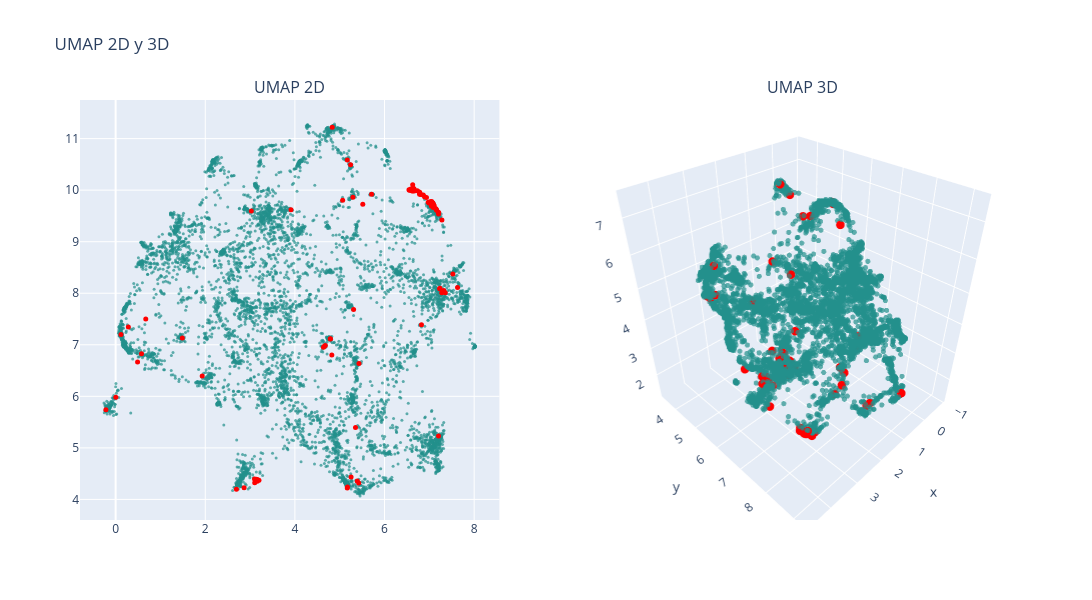

The cell this chart's notebook holds for it:
### Markdown cell above
### UMAP

### Code cell
# n_neighbors = 200
# n_neighbors = int(len(df) / k)

n_neighbors = 50 # 6.5x minutos, resultado: vision mas global, no se distinguen tanto los clusters
# n_neighbors = 20 # 2.5x minutos, resultado: no se distinguen los clusters
# n_neighbors = 10 # 1.5x minutos, resultado: puntos muy juntos, se distinguen los clusters
# n_neighbors = 5 # x minutos, resultado: se distinguen bien los clusters, se ven un poco desconectados

min_dist = 0

# UMAP 2D
reducer_2d = umap.UMAP(n_neighbors=n_neighbors, min_dist=min_dist, n_components=2, random_state=0)
embedding_2d = reducer_2d.fit_transform(df_vectorized)
df['umap2d_1'] = embedding_2d[:, 0]
df['umap2d_2'] = embedding_2d[:, 1]

# UMAP 3D
reducer_3d = umap.UMAP(n_neighbors=n_neighbors, min_dist=min_dist, n_components=3, random_state=0)
embedding_3d = reducer_3d.fit_transform(df_vectorized)
df['umap3d_1'] = embedding_3d[:, 0]
df['umap3d_2'] = embedding_3d[:, 1]
df['umap3d_3'] = embedding_3d[:, 2]

# Graficar
colors = np.ones(len(df))  # Color base
colors_knn = np.zeros(len(df))  # Color para los KNN
colors_knn[knn_idxs[0]] = 1  # Resaltar los KNN

fig = make_subplots(rows=1, cols=2, subplot_titles=("UMAP 2D", "UMAP 3D"), 
                    specs=[[{"type": "scatter"}, {"type": "scatter3d"}]])

# Puntos normales (fondo)
fig.add_trace(
    go.Scatter(x=df['umap2d_1'], y=df['umap2d_2'], mode='markers',
               marker=dict(color=colors, colorscale='Viridis', size=3, opacity=0.7), 
               text=data['title'],
               hovertemplate="Titulo: %{text}<br>x: %{x}<br>y: %{y}<extra></extra>"),
    row=1, col=1)

# Puntos resaltados (delante)
fig.add_trace(
    go.Scatter(x=df.loc[knn_idxs[0], 'umap2d_1'], 
               y=df.loc[knn_idxs[0], 'umap2d_2'], 
               mode='markers',
               marker=dict(color='red', size=5, opacity=1), 
               text=data.loc[knn_idxs[0], 'title'], 
               hovertemplate="Titulo: %{text}<br>x: %{x}<br>y: %{y}<extra></extra>"),
    row=1, col=1)

# Puntos normales en 3D (fondo)
fig.add_trace(
    go.Scatter3d(x=df['umap3d_1'], y=df['umap3d_2'], z=df['umap3d_3'], mode='markers',
                 marker=dict(color=colors, colorscale='Viridis', size=3, opacity=0.7), 
                 text=data['title'],
                 hovertemplate="Cluster: %{text}<br>x: %{x}<br>y: %{y}<br>z: %{z}<extra></extra>"),
    row=1, col=2)

# Puntos resaltados en 3D (delante)
fig.add_trace(
    go.Scatter3d(x=df.loc[knn_idxs[0], 'umap3d_1'], 
                 y=df.loc[knn_idxs[0], 'umap3d_2'], 
                 z=df.loc[knn_idxs[0], 'umap3d_3'], 
                 mode='markers',
                 marker=dict(color='red', size=5, opacity=1), 
                 text=data.loc[knn_idxs[0], 'title'], 
                 hovertemplate="Cluster: %{text}<br>x: %{x}<br>y: %{y}<br>z: %{z}<extra></extra>"),
    row=1, col=2)

fig.update_layout(height=600, width=1200, title_text="UMAP 2D y 3D", showlegend=False)
fig.show()

### Figure 1 — Plotly figure (JSON) as saved in the notebook; plotly's stock layout.template omitted (floating-point values rounded to 4 significant figures; data arrays with more than 128 entries replaced by an {"elided": "..."} marker saying what was removed)
{"data": [{"hovertemplate": "Titulo: %{text}<br>x: %{x}<br>y: %{y}<extra></extra>", "marker": {"color": {"elided": "6614 float values"}, "colorscale": [[0, "#440154"], [0.1111, "#482878"], [0.2222, "#3e4989"], [0.3333, "#31688e"], [0.4444, "#26828e"], [0.5556, "#1f9e89"], [0.6667, "#35b779"], [0.7778, "#6ece58"], [0.8889, "#b5de2b"], [1, "#fde725"]], "opacity": 0.7, "size": 3}, "mode": "markers", "text": {"elided": "6614 str values"}, "type": "scatter", "x": {"elided": "6614 float values"}, "xaxis": "x", "y": {"elided": "6614 float values"}, "yaxis": "y"}, {"hovertemplate": "Titulo: %{text}<br>x: %{x}<br>y: %{y}<extra></extra>", "marker": {"color": "red", "opacity": 1, "size": 5}, "mode": "markers", "text": ["application of neural network controller and policy gradient reinforcement learning on modular multilevel converter mmc a proof of concept", "state of charge soc balancing of battery modular multilevel management bm3 converter using q learning", "reinforcement learning based modulation for balancing capacitor voltage and thermal stress to enhance current capability of mmcs", "optimized real time control for modular multilevel converters using adaptive neural networks", "open circuit fault diagnosis for a modular multilevel converter based on hybrid machine learning", "inverse application of artificial intelligence for the control of power converters", "neural network controller based on direct and indirect model predictive for modular multilevel converters", "machine learning emulation of model predictive control for modular multilevel converters", "level increased ishe modulation method for modular multilevel converters based on ddpg", "artificial intelligence applications in the control and performance improvement of modular multilevel converters a review", "machine learning based modeling for real time inferencer in the loop hardware emulation of high speed rail microgrid", "machine learning enhanced predictive control for modular multilevel converters in hvdc transmission systems", "predictor based data driven model free adaptive predictive control of power converters using machine learning", "neural network based model predictive control approach for modular multilevel converters", "an open circuit fault detection and location strategy for mmc with feature extraction and random forest", "compound fault diagnosis method of modular multilevel converter based on improved capsule network", "machine learning based operating region extension of modular multilevel converters under unbalanced grid faults", "fault diagnosis for modular multilevel converter mmc based on deep learning an edge implementation using binary neural network", "hybrid condition monitoring for power converters learning based methods with statistical guarantees", "reinforcement learning based false data injection attacks detector for modular multilevel converters", "reinforcement learning based method to exploit vulnerabilities of false data injection attack detectors in modular multilevel converters", "dc short circuit fault detection for mmc hvdc grid based on improved dbn and dc fault current statistical features", "capacitor monitoring for modular multilevel converters based on intelligent algorithm", "neural network based model predictive controllers for modular multilevel converters", "transfer learning based online impedance identification for modular multilevel converters", "a connectionist based approach for reducing the number of voltage sensors in modular multilevel converter", "condition monitoring for power converters via deep one class classification", "design and analysis of the model predictive control implemented by the ann technique for mmc based rectifier with improved grid adaptability", "health management of power electronics systems", "an open circuit faults diagnosis method based on xg boost used in mmc", "auto tuned model predictive control based neural network controller for modular multilevel converters", "artificial neural network based pi control of battery energy storage system connected with mmc hvdc system", "denoising and voltage estimation in modular multilevel converters using deep neural networks", "data driven impedance identification and stability online assessment of wind farm connected with mmc hvdc", "an ultra high speed mmc hvdc fault location algorithm based on regression neural network", "open circuit fault diagnosis for modular multilevel converter using wavelet neural network", "fault diagnosis of modular multilevel converter based on 1dcnn and lstm network", "data driven impedance identification and stability online assessment of dfig based wind farm integration with mmc hvdc", "power management systems for harmonic elimination using federated learning approach", "igbt open circuit fault diagnosis method for a modular multilevel converter based on pnn md", "fault identification method of mmc hvdc based on gru neural network", "deep convolution neural network based fault detection and identification for modular multilevel converters", "gwo based pi controller assisted half bridge sub module mmc for hybrid energy system", "transfer learning framework for impedance characterization of modular multilevel converters", "physical mechanism and data hybrid modeling for device level emulation of modular multilevel converter", "capacitor parameter estimation based on wavelet transform and convolution neural network", "distributed neural network observer for submodule capacitor voltage estimation in modular multilevel converters", "overview of modeling schemes for mmc converter in flexible dc distribution network", "an on line capacitor condition monitoring method based on switching frequencies for modular multilevel converters", "adaptive fault current limiting strategy for flexible dc power grids based on deep neural networks", "thermal estimation of modular multilevel converter submodule using deep regression on gru and lstm network", "parameters inversion of equivalent rlc fault circuit for mmc hvdc grid based on bp neural network", "neural network trained cold plate models for modular converter exploration", "application of artificial intelligence to diagnose faults of grid tied solar power systems", "bayesian regularization based mpc for a hybrid modular multilevel converter", "data driven neural predictors based robust mpc for power converters", "real time fault detection and identification for mmc using 1 d convolutional neural networks", "neural predictor based low switching frequency fcs mpc for mmc with online weighting factors tuning", "estimation of battery parameters in cascaded half bridge converters with reduced voltage sensors", "sub module capacitor voltage balancing control based on model prediction", "fault diagnosis of modular multilevel converter based on rnn and wavelet analysis", "a fast data driven method for submodule open circuit fault localization in a modular multilevel converter", "supervisory real time multidomain modeling and hardware emulation of fuel cell hybrid electric bus behavioral transients", "single ended fault detection scheme using support vector machine for multi terminal direct current systems based on modular multilevel converter", "dcscf detection method of mmc dc grid based on statistical feature and dbn softmax", "neural predictor based dynamic surface predictive control for power converters", "short time wavelet entropy integrating improved lstm for fault diagnosis of modular multilevel converter", "data driven parameter inversion for dc fault current analytical solution of modular multilevel converter based high voltage dc grid", "voltage estimation for diode clamped mmcs based on a simplified neural network", "improving the resilience of modular multilevel converters using concurrent estimators", "an improved resnet based method for online assessment of the aging state of mmc sub module capacitors", "reliability improvement of mmc in energy storage system using ann based sensorless estimation for sub module voltages", "igbt open circuit fault diagnosis based on improved support vector machine", "new power electronic interface combining dc transmission a medium frequency bus and an ac ac converter to integrate deep sea facilities with the ac grid", "a novel concept for modular multilevel universal power controller mupc ", "data driven modeling of modular multilevel converters based on hht and cnn lstm am neural network", "modeling and simulation of modular multilevel converter", "ac side impedance based stability assessment in grid forming modular multilevel converters", "data driven fault detection of multiple open circuit faults for mmc systems based on long short term memory networks", "submodule fault detection in mmcs using support vector classification", "fault diagnosis of submodule open circuit failures for modular multilevel converters with the data processing of sensors", "fault analysis and voltage support strategy through equivalent line impedances for mmcs in ac dc hybrid distribution networks under asymmetrical faults", "open circuit fault detection and location in mmcs with multivariate gaussian distribution", "effective voltage balancing control for modular multilevel converter without current sensors", "design and simulation of marine electromagnetic transmission system", "an open circuit faults diagnosis method for mmc based on extreme gradient boosting", "event triggered neural predictor based fcs mpc for mmc", "predictor based neural network finite set predictive control for modular multilevel converter", "fault isolation method for smart dc distribution networks with multiple types of converters", "novel distributed control platform and algorithm for a modular multilevel matrix converter", "switch open circuit fault localization strategy for mmcs using sliding time window based features extraction algorithm", "review on control strategy for flexible ac dc hybrid distribution network based on modular multi level converter topology", "control strategies of mmc hvdc connected to passive networks", "optimal modulation method for modular multilevel converters in medium voltage dc distribution networks", "parameter estimation of batteries in mmcs with parallel connectivity using pso", "a novel strategy for dc distribution start up based on mmc", "disortnet a network protocol with distributed sorting for modular multilevel converters", "multiple igbt open circuit fault diagnosis strategy for mmc using feature reconstruction based recurrent neural network", "communication aspects in the distributed control architecture of a modular multilevel converter", "design and verification of a dc direct mounted energy storage topology"], "type": "scatter", "x": [6.644, 6.661, 6.648, 6.617, 6.995, 6.632, 6.622, 6.64, 3.027, 6.624, 6.621, 6.663, 3.137, 6.592, 7.083, 6.893, 6.622, 6.787, 7.072, 4.655, 4.679, 7.198, 6.611, 2.866, 5.168, 6.567, 7.109, 6.604, 6.782, 7.085, 6.596, 0.4897, 6.546, 5.424, 7.63, 7.053, 6.864, 5.391, 6.587, 7.043, 7.078, 7.096, 0.004331, 5.173, 6.733, 6.81, 5.711, 7.23, 5.242, 7.525, 6.628, 7.238, 4.832, -0.2169, 2.695, 3.16, 7.152, 3.161, 0.1191, 5.515, 7.019, 7.105, 5.43, 7.281, 7.209, 3.198, 7.073, 7.322, 5.066, 4.638, 5.17, 6.557, 7.031, 7.206, 1.932, 6.774, 1.489, 5.253, 6.936, 7.207, 7.061, 7.356, 7.165, 5.295, 0.672, 6.974, 3.099, 3.103, 7.277, 4.824, 7.147, 6.825, 5.352, 3.913, 0.2838, 5.31, 4.79, 7.078, 4.791, 0.5777], "xaxis": "x", "y": [10.03, 10.02, 10.03, 10.01, 9.753, 9.995, 10.0, 9.987, 9.594, 9.993, 9.985, 9.984, 4.389, 10.01, 9.737, 9.872, 10.01, 9.953, 9.756, 6.974, 6.984, 9.569, 9.987, 4.227, 4.223, 10.0, 9.699, 10.02, 9.921, 9.67, 10.01, 6.668, 10.01, 4.319, 8.11, 9.779, 9.904, 4.355, 10.02, 9.698, 9.693, 9.721, 5.985, 4.243, 9.988, 9.915, 9.919, 8.088, 10.49, 8.371, 10.11, 8.094, 11.22, 5.738, 4.198, 4.387, 9.626, 4.351, 7.198, 9.725, 9.777, 9.667, 6.636, 9.419, 9.569, 4.372, 9.749, 8.055, 9.804, 6.954, 10.58, 9.999, 9.769, 5.231, 6.395, 9.962, 7.133, 4.433, 9.858, 9.535, 9.7, 8.009, 9.612, 9.862, 7.502, 9.767, 4.398, 4.325, 8.01, 6.802, 9.638, 7.39, 5.394, 9.618, 7.344, 7.685, 7.114, 9.672, 7.119, 6.827], "yaxis": "y"}, {"hovertemplate": "Cluster: %{text}<br>x: %{x}<br>y: %{y}<br>z: %{z}<extra></extra>", "marker": {"color": {"elided": "6614 float values"}, "colorscale": [[0, "#440154"], [0.1111, "#482878"], [0.2222, "#3e4989"], [0.3333, "#31688e"], [0.4444, "#26828e"], [0.5556, "#1f9e89"], [0.6667, "#35b779"], [0.7778, "#6ece58"], [0.8889, "#b5de2b"], [1, "#fde725"]], "opacity": 0.7, "size": 3}, "mode": "markers", "scene": "scene", "text": {"elided": "6614 str values"}, "type": "scatter3d", "x": {"elided": "6614 float values"}, "y": {"elided": "6614 float values"}, "z": {"elided": "6614 float values"}}, {"hovertemplate": "Cluster: %{text}<br>x: %{x}<br>y: %{y}<br>z: %{z}<extra></extra>", "marker": {"color": "red", "opacity": 1, "size": 5}, "mode": "markers", "scene": "scene", "text": ["application of neural network controller and policy gradient reinforcement learning on modular multilevel converter mmc a proof of concept", "state of charge soc balancing of battery modular multilevel management bm3 converter using q learning", "reinforcement learning based modulation for balancing capacitor voltage and thermal stress to enhance current capability of mmcs", "optimized real time control for modular multilevel converters using adaptive neural networks", "open circuit fault diagnosis for a modular multilevel converter based on hybrid machine learning", "inverse application of artificial intelligence for the control of power converters", "neural network controller based on direct and indirect model predictive for modular multilevel converters", "machine learning emulation of model predictive control for modular multilevel converters", "level increased ishe modulation method for modular multilevel converters based on ddpg", "artificial intelligence applications in the control and performance improvement of modular multilevel converters a review", "machine learning based modeling for real time inferencer in the loop hardware emulation of high speed rail microgrid", "machine learning enhanced predictive control for modular multilevel converters in hvdc transmission systems", "predictor based data driven model free adaptive predictive control of power converters using machine learning", "neural network based model predictive control approach for modular multilevel converters", "an open circuit fault detection and location strategy for mmc with feature extraction and random forest", "compound fault diagnosis method of modular multilevel converter based on improved capsule network", "machine learning based operating region extension of modular multilevel converters under unbalanced grid faults", "fault diagnosis for modular multilevel converter mmc based on deep learning an edge implementation using binary neural network", "hybrid condition monitoring for power converters learning based methods with statistical guarantees", "reinforcement learning based false data injection attacks detector for modular multilevel converters", "reinforcement learning based method to exploit vulnerabilities of false data injection attack detectors in modular multilevel converters", "dc short circuit fault detection for mmc hvdc grid based on improved dbn and dc fault current statistical features", "capacitor monitoring for modular multilevel converters based on intelligent algorithm", "neural network based model predictive controllers for modular multilevel converters", "transfer learning based online impedance identification for modular multilevel converters", "a connectionist based approach for reducing the number of voltage sensors in modular multilevel converter", "condition monitoring for power converters via deep one class classification", "design and analysis of the model predictive control implemented by the ann technique for mmc based rectifier with improved grid adaptability", "health management of power electronics systems", "an open circuit faults diagnosis method based on xg boost used in mmc", "auto tuned model predictive control based neural network controller for modular multilevel converters", "artificial neural network based pi control of battery energy storage system connected with mmc hvdc system", "denoising and voltage estimation in modular multilevel converters using deep neural networks", "data driven impedance identification and stability online assessment of wind farm connected with mmc hvdc", "an ultra high speed mmc hvdc fault location algorithm based on regression neural network", "open circuit fault diagnosis for modular multilevel converter using wavelet neural network", "fault diagnosis of modular multilevel converter based on 1dcnn and lstm network", "data driven impedance identification and stability online assessment of dfig based wind farm integration with mmc hvdc", "power management systems for harmonic elimination using federated learning approach", "igbt open circuit fault diagnosis method for a modular multilevel converter based on pnn md", "fault identification method of mmc hvdc based on gru neural network", "deep convolution neural network based fault detection and identification for modular multilevel converters", "gwo based pi controller assisted half bridge sub module mmc for hybrid energy system", "transfer learning framework for impedance characterization of modular multilevel converters", "physical mechanism and data hybrid modeling for device level emulation of modular multilevel converter", "capacitor parameter estimation based on wavelet transform and convolution neural network", "distributed neural network observer for submodule capacitor voltage estimation in modular multilevel converters", "overview of modeling schemes for mmc converter in flexible dc distribution network", "an on line capacitor condition monitoring method based on switching frequencies for modular multilevel converters", "adaptive fault current limiting strategy for flexible dc power grids based on deep neural networks", "thermal estimation of modular multilevel converter submodule using deep regression on gru and lstm network", "parameters inversion of equivalent rlc fault circuit for mmc hvdc grid based on bp neural network", "neural network trained cold plate models for modular converter exploration", "application of artificial intelligence to diagnose faults of grid tied solar power systems", "bayesian regularization based mpc for a hybrid modular multilevel converter", "data driven neural predictors based robust mpc for power converters", "real time fault detection and identification for mmc using 1 d convolutional neural networks", "neural predictor based low switching frequency fcs mpc for mmc with online weighting factors tuning", "estimation of battery parameters in cascaded half bridge converters with reduced voltage sensors", "sub module capacitor voltage balancing control based on model prediction", "fault diagnosis of modular multilevel converter based on rnn and wavelet analysis", "a fast data driven method for submodule open circuit fault localization in a modular multilevel converter", "supervisory real time multidomain modeling and hardware emulation of fuel cell hybrid electric bus behavioral transients", "single ended fault detection scheme using support vector machine for multi terminal direct current systems based on modular multilevel converter", "dcscf detection method of mmc dc grid based on statistical feature and dbn softmax", "neural predictor based dynamic surface predictive control for power converters", "short time wavelet entropy integrating improved lstm for fault diagnosis of modular multilevel converter", "data driven parameter inversion for dc fault current analytical solution of modular multilevel converter based high voltage dc grid", "voltage estimation for diode clamped mmcs based on a simplified neural network", "improving the resilience of modular multilevel converters using concurrent estimators", "an improved resnet based method for online assessment of the aging state of mmc sub module capacitors", "reliability improvement of mmc in energy storage system using ann based sensorless estimation for sub module voltages", "igbt open circuit fault diagnosis based on improved support vector machine", "new power electronic interface combining dc transmission a medium frequency bus and an ac ac converter to integrate deep sea facilities with the ac grid", "a novel concept for modular multilevel universal power controller mupc ", "data driven modeling of modular multilevel converters based on hht and cnn lstm am neural network", "modeling and simulation of modular multilevel converter", "ac side impedance based stability assessment in grid forming modular multilevel converters", "data driven fault detection of multiple open circuit faults for mmc systems based on long short term memory networks", "submodule fault detection in mmcs using support vector classification", "fault diagnosis of submodule open circuit failures for modular multilevel converters with the data processing of sensors", "fault analysis and voltage support strategy through equivalent line impedances for mmcs in ac dc hybrid distribution networks under asymmetrical faults", "open circuit fault detection and location in mmcs with multivariate gaussian distribution", "effective voltage balancing control for modular multilevel converter without current sensors", "design and simulation of marine electromagnetic transmission system", "an open circuit faults diagnosis method for mmc based on extreme gradient boosting", "event triggered neural predictor based fcs mpc for mmc", "predictor based neural network finite set predictive control for modular multilevel converter", "fault isolation method for smart dc distribution networks with multiple types of converters", "novel distributed control platform and algorithm for a modular multilevel matrix converter", "switch open circuit fault localization strategy for mmcs using sliding time window based features extraction algorithm", "review on control strategy for flexible ac dc hybrid distribution network based on modular multi level converter topology", "control strategies of mmc hvdc connected to passive networks", "optimal modulation method for modular multilevel converters in medium voltage dc distribution networks", "parameter estimation of batteries in mmcs with parallel connectivity using pso", "a novel strategy for dc distribution start up based on mmc", "disortnet a network protocol with distributed sorting for modular multilevel converters", "multiple igbt open circuit fault diagnosis strategy for mmc using feature reconstruction based recurrent neural network", "communication aspects in the distributed control architecture of a modular multilevel converter", "design and verification of a dc direct mounted energy storage topology"], "type": "scatter3d", "x": [1.467, 1.472, 1.467, 1.444, 3.769, 1.445, 1.449, 1.266, -0.1606, 1.435, 1.492, 1.295, 1.262, 1.445, 3.807, 3.729, 1.447, 3.673, 3.883, 1.953, 1.947, 3.866, 1.495, 1.261, 2.818, 1.466, 3.888, 1.408, 2.231, 3.727, 1.336, 0.7886, 1.481, 2.888, 4.328, 3.825, 3.684, 2.888, -0.07192, 3.703, 3.895, 3.784, 1.205, 2.814, 3.593, 3.728, 1.732, 4.104, 1.534, 4.247, 3.46, 4.151, 1.185, 1.438, 1.068, 1.235, 3.869, 1.21, 0.03662, 1.286, 3.785, 3.736, 3.132, 3.956, 3.872, 1.221, 3.772, 4.215, 1.328, 1.885, 1.516, 1.493, 3.782, 3.431, 1.215, 3.63, 2.052, 2.726, 3.752, 3.88, 3.754, 4.223, 3.828, 1.547, 0.03357, 3.734, 1.197, 1.186, 4.09, 2.183, 3.752, 3.464, 2.384, 0.1768, 0.05471, 2.287, 2.194, 3.683, 2.18, 0.6118], "y": [5.573, 5.578, 5.575, 5.501, 8.491, 5.439, 5.453, 5.147, 6.721, 5.398, 5.442, 5.191, 4.894, 5.429, 8.545, 8.376, 5.444, 8.341, 8.437, 5.747, 5.737, 8.47, 5.56, 5.121, 3.478, 5.533, 8.423, 5.404, 6.124, 8.473, 5.21, 5.27, 5.512, 3.424, 7.728, 8.33, 8.366, 3.479, 6.788, 8.486, 8.273, 8.43, 5.211, 3.466, 8.303, 8.323, 7.476, 7.376, 8.447, 7.761, 8.352, 7.298, 9.233, 5.111, 4.684, 4.811, 8.416, 4.795, 5.619, 7.243, 8.347, 8.557, 5.275, 8.342, 8.461, 4.796, 8.346, 7.371, 7.439, 5.743, 8.529, 5.582, 8.38, 4.76, 5.216, 8.32, 5.412, 3.611, 8.353, 8.507, 8.545, 7.474, 8.601, 7.557, 5.944, 8.47, 4.758, 4.768, 7.421, 5.701, 8.557, 6.889, 4.869, 6.937, 5.672, 6.476, 5.862, 8.507, 5.889, 5.377], "z": [1.69, 1.694, 1.684, 1.679, 2.903, 1.601, 1.602, 1.537, 2.432, 1.594, 1.628, 1.571, 1.574, 1.6, 2.933, 2.718, 1.602, 2.641, 2.896, 2.294, 2.26, 2.975, 1.638, 1.519, 3.906, 1.622, 2.894, 1.597, 2.197, 2.863, 1.556, 6.394, 1.621, 3.951, 3.61, 2.787, 2.682, 4.077, 2.329, 2.849, 2.88, 2.835, 7.103, 3.858, 2.574, 2.695, 2.025, 4.156, 2.121, 4.231, 2.544, 4.146, 2.896, 7.418, 1.425, 1.599, 2.876, 1.567, 6.676, 2.591, 2.782, 2.947, 2.441, 3.082, 2.968, 1.59, 2.726, 4.006, 2.535, 2.234, 2.262, 1.635, 2.804, 5.749, 4.739, 2.608, 5.58, 4.006, 2.721, 3.048, 2.862, 4.004, 2.915, 2.289, 6.117, 2.84, 1.591, 1.563, 4.05, 2.533, 2.914, 4.268, 4.238, 2.909, 6.647, 4.001, 2.227, 2.824, 2.236, 6.382]}], "layout": {"annotations": [{"font": {"size": 16}, "showarrow": false, "text": "UMAP 2D", "x": 0.225, "xanchor": "center", "xref": "paper", "y": 1, "yanchor": "bottom", "yref": "paper"}, {"font": {"size": 16}, "showarrow": false, "text": "UMAP 3D", "x": 0.775, "xanchor": "center", "xref": "paper", "y": 1, "yanchor": "bottom", "yref": "paper"}], "height": 600, "scene": {"domain": {"x": [0.55, 1], "y": [0, 1]}}, "showlegend": false, "title": {"text": "UMAP 2D y 3D"}, "width": 1200, "xaxis": {"anchor": "y", "domain": [0, 0.45]}, "yaxis": {"anchor": "x", "domain": [0, 1]}}}
